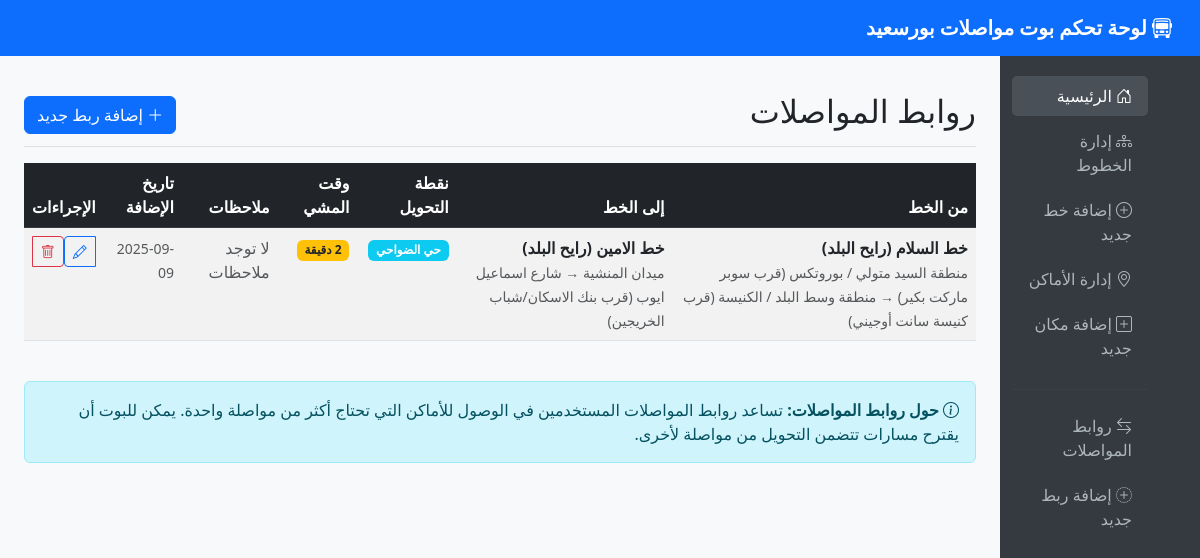
Before: /connections with the older database file.
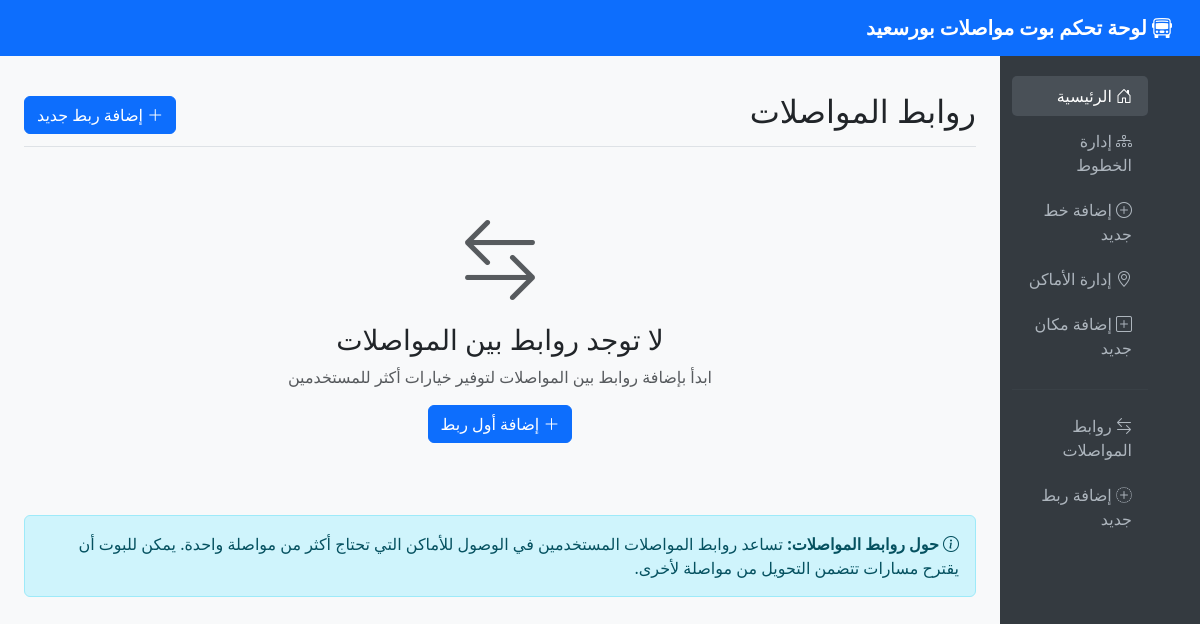
After: the same page with the newer database file.
### admin_dashboard.py (models this page shows, shortened)
class RouteConnection(db.Model):
    id = db.Column(db.Integer, primary_key=True)
    from_route_id = db.Column(db.Integer, db.ForeignKey('route.id'), nullable=False)
    to_route_id = db.Column(db.Integer, db.ForeignKey('route.id'), nullable=False)
    connection_point = db.Column(db.String(200), nullable=False)  # نقطة التحويل
    walking_time = db.Column(db.Integer, nullable=False, default=5)  # وقت المشي بالدقائق
    connection_notes = db.Column(db.Text, nullable=True)  # ملاحظات إضافية
    created_at = db.Column(db.DateTime, default=datetime.utcnow)
    from_route = db.relationship('Route', foreign_keys=[from_route_id], backref='connections_from')
    to_route = db.relationship('Route', foreign_keys=[to_route_id], backref='connections_to')

class Route(db.Model):
    id = db.Column(db.Integer, primary_key=True)
    name = db.Column(db.String(200), nullable=False)
    fare = db.Column(db.Float, nullable=False)
    start_area = db.Column(db.String(200), nullable=True)
    end_area = db.Column(db.String(200), nullable=True)
    key_points = db.Column(db.Text, nullable=False)  # JSON string
    notes = db.Column(db.Text, nullable=True)
    created_at = db.Column(db.DateTime, default=datetime.utcnow)

### admin_dashboard.py (the view)
@app.route('/connections')
def connections_list():
    connections = RouteConnection.query.order_by(RouteConnection.created_at.desc()).all()
    return render_template('connections_list.html', connections=connections)

### templates/connections_list.html (shortened to what this page needs)
{% extends "base.html" %}
{% block content %}
<div class="d-flex justify-content-between flex-wrap flex-md-nowrap align-items-center pt-3 pb-2 mb-3 border-bottom">
    <h1 class="h2">روابط المواصلات</h1>
    <div class="btn-toolbar mb-2 mb-md-0">
        <a href="{{ url_for('add_connection') }}" class="btn btn-primary">
            <i class="bi bi-plus-lg"></i> إضافة ربط جديد
        </a>
    </div>
</div>
{% if connections %}
<div class="table-responsive">
    <table class="table table-striped table-hover">
        <thead class="table-dark">
            <tr>
                <th>من الخط</th>
                <th>إلى الخط</th>
                <th>نقطة التحويل</th>
                <th>وقت المشي</th>
                <th>ملاحظات</th>
                <th>تاريخ الإضافة</th>
                <th>الإجراءات</th>
            </tr>
        </thead>
        <tbody>
            {% for connection in connections %}
            <tr>
                <td>
                    <strong>{{ connection.from_route.name }}</strong>
                    <br><small class="text-muted">{{ connection.from_route.start_area }} → {{ connection.from_route.end_area }}</small>
                </td>
                <td>
                    <strong>{{ connection.to_route.name }}</strong>
                    <br><small class="text-muted">{{ connection.to_route.start_area }} → {{ connection.to_route.end_area }}</small>
                </td>
                <td>
                    <span class="badge bg-info">{{ connection.connection_point }}</span>
                </td>
                <td>
                    <span class="badge bg-warning text-dark">{{ connection.walking_time }} دقيقة</span>
                </td>
                <td>
                    {% if connection.connection_notes %}
                    <small>{{ connection.connection_notes }}</small>
                    {% else %}
                    <span class="text-muted">لا توجد ملاحظات</span>
                    {% endif %}
                </td>
                <td>
                    <small class="text-muted">{{ connection.created_at.strftime('%Y-%m-%d') }}</small>
                </td>
                <td>
                    <div class="btn-group" role="group">
                        <a href="{{ url_for('edit_connection', connection_id=connection.id) }}"
                           class="btn btn-sm btn-outline-primary">
                            <i class="bi bi-pencil"></i>
                        </a>
                        <button type="button" class="btn btn-sm btn-outline-danger"
                                onclick="confirmDelete({{ connection.id }})">
                            <i class="bi bi-trash"></i>
                        </button>
                    </div>
                </td>
            </tr>
            {% endfor %}
        </tbody>
    </table>
</div>
{% else %}
<div class="text-center py-5">
    <i class="bi bi-arrow-left-right display-1 text-muted"></i>
    <h3 class="mt-3">لا توجد روابط بين المواصلات</h3>
    <p class="text-muted">ابدأ بإضافة روابط بين المواصلات لتوفير خيارات أكثر للمستخدمين</p>
    <a href="{{ url_for('add_connection') }}" class="btn btn-primary">
        <i class="bi bi-plus-lg"></i> إضافة أول ربط
    </a>
</div>
{% endif %}
<div class="mt-4">
    <div class="alert alert-info">
        <i class="bi bi-info-circle"></i>
        <strong>حول روابط المواصلات:</strong>
        تساعد روابط المواصلات المستخدمين في الوصول للأماكن التي تحتاج أكثر من مواصلة واحدة.
        يمكن للبوت أن يقترح مسارات تتضمن التحويل من مواصلة لأخرى.
    </div>
</div>
{% endblock %}

Changed rows visible on the page:
removed RouteConnection: from_route.name "خط السلام (رايح البلد)", from_route.start_area "منطقة السيد متولي / بوروتكس (قرب سوبر ماركت بكير)", from_route.end_area "منطقة وسط البلد / الكنيسة (قرب كنيسة سانت أوجيني)", to_route.name "خط الامين (رايح البلد)", to_route.start_area "ميدان المنشية", to_route.end_area "شارع اسماعيل ايوب (قرب بنك الاسكان/شباب الخريجين)", connection_point "حي الضواحي", walking_time "2", connection_notes "لا توجد ملاحظات", created_at "2025-09-09"
Other visible differences:
text no longer shown: "من الخط إلى الخط نقطة التحويل وقت المشي ملاحظات تاريخ الإضافة الإجراءات"
text now shown: "لا توجد روابط بين المواصلات ابدأ بإضافة روابط بين المواصلات لتوفير خيارات أكثر للمستخدمين إضافة أول ربط"
